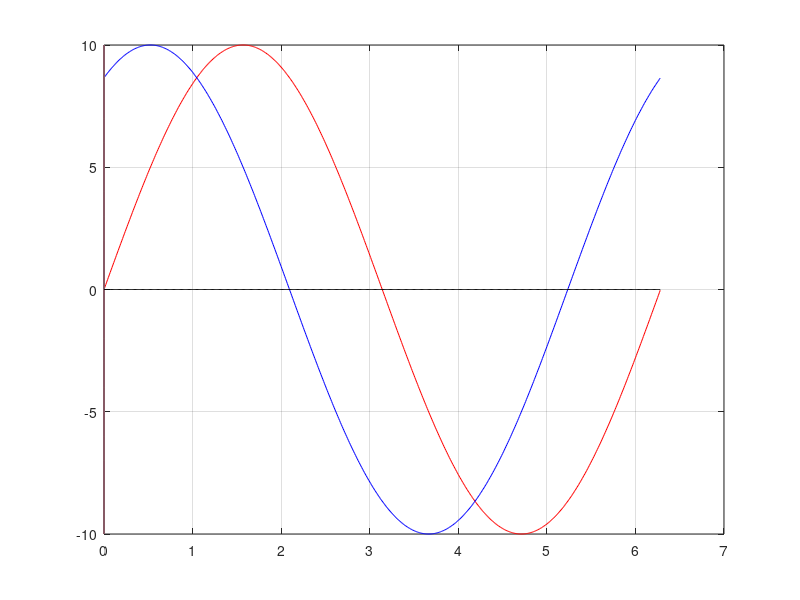

The MATLAB script that drew this image:
% 2021.11.22% Fundamentals of Electric Circuits, 6e% example 9.2clf;clear;clc;close all;fontsize = 40;t = 0:0.01:2*pi;u1 = 10 * sin(t);u2 = 10 * sin(t + pi/3);plot(t, u1, '-r');hold on;plot(t, u2, '-b');hold on;plot(zeros(21), -10:10, t,zeros(size(t)),'-k');grid on;% legend({'u_1','u_2'},'FontSize',fontsize);